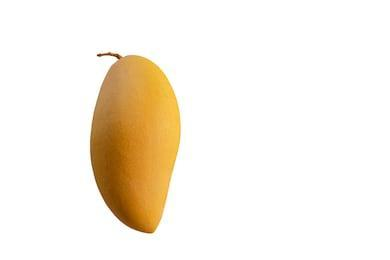
#> input picture mango.jpg, 390 x 260 px
$ jupyter execute PCD_Assignment03.ipynb
#> lines starting #> are read from the running program, lines starting #| are printed output that depends on the picture; after the words box and inside, x2 and y2 are one past the last pixel; in counts of white or black regions, pixels touching at a corner belong together
<a href="https://colab.research.google.com/github/kosmasrio0411/PCD_Assignment03/blob/main/PCD_Assignment03.ipynb" target="_parent"></a>

#Tugas 3 Pengolahan Citra Digital
##Nama: Kosmas Rio Legowo
##NIM: 23/512012/PA/21863

##1) Tujuan
Membandingkan hasil segmentasi awal (thresholding/Otsu saja) dengan hasil setelah morphological processing
(erosion, dilation, opening, closing, thinning, thickening) untuk menilai dampak pembersihan noise, perbaikan kontur,
dan keutuhan objek.

[cell 1]
import cv2
import numpy as np
import matplotlib.pyplot as plt

## 2) Otsu Thresholding
Citra biner mentah (hasil segmentasi) umumnya masih:
- Mengandung noise kecil pada latar.
- Memiliki lubang/celah di dalam objek (karena variasi intensitas).
- Kontur bergerigi atau tepi putus-putus.
- Bisa menempel antar-objek atau malah terpecah (under/over-segmentation).

[cell 2]
def otsu_threshold(img):
    pixel_counts, _ = np.histogram(img, bins=256, range=(0, 256))
    total = img.size
    current_max, threshold = 0, 0
    sum_total = np.dot(np.arange(256), pixel_counts)
    sum_foreground, weight_background = 0, 0

    for i in range(256):
        weight_background += pixel_counts[i]
        if weight_background == 0:
            continue
        weight_foreground = total - weight_background
        if weight_foreground == 0:
            break
        sum_foreground += i * pixel_counts[i]
        mean_back = sum_foreground / weight_background
        mean_fore = (sum_total - sum_foreground) / weight_foreground
        between_var = weight_background * weight_foreground * (mean_back - mean_fore) ** 2
        if between_var > current_max:
            current_max = between_var
            threshold = i
    return threshold

## 3) Morphological Processing
Menggunakan structuring element (SE) yang sesuai bentuk objek (mis. cross/square/disk) dan ukuran proporsional.

- Erosion (eroded): mengecilkan area foreground; membersihkan serabut tipis di tepi.
- Dilation (dilated): memperbesar area foreground; menutup gap kecil/putus.
- Opening (opened = erosion->dilation): menghapus noise tanpa banyak merusak bentuk utama.
- Closing (closed = dilation->erosion): menutup lubang kecil di dalam objek agar objek solid/padu.
- Thinning (thin_img): menipiskan garis -> bermanfaat untuk skeleton/analisis bentuk.
- Thickening (thick_img): mempertebal struktur tipis -> memperkuat kontur/isi objek.

[cell 3]
def pad_image(img, se, mode='edge'):
    m, n = se.shape
    py, px = m // 2, n // 2
    if mode == 'constant':
        return np.pad(img, ((py, py), (px, px)), mode='constant', constant_values=0)
    else:
        return np.pad(img, ((py, py), (px, px)), mode=mode)

def erosion(img, se, pad_mode='edge'):
    m, n = se.shape
    py, px = m // 2, n // 2
    padded = pad_image(img, se, mode=pad_mode)
    result = np.zeros_like(img)

    # indeks di 'padded' disejajarkan dengan ukuran asli
    for i in range(py, py + img.shape[0]):
        for j in range(px, px + img.shape[1]):
            region = padded[i - py:i + py + 1, j - px:j + px + 1]
            if np.all(region[se == 1] == 1):
                result[i - py, j - px] = 1
    return result

def dilation(img, se, pad_mode='edge'):
    m, n = se.shape
    py, px = m // 2, n // 2
    padded = pad_image(img, se, mode=pad_mode)
    result = np.zeros_like(img)

    for i in range(py, py + img.shape[0]):
        for j in range(px, px + img.shape[1]):
            region = padded[i - py:i + py + 1, j - px:j + px + 1]
            if np.any(region[se == 1] == 1):
                result[i - py, j - px] = 1
    return result

def opening(img, se, pad_mode='edge'):
    return dilation(erosion(img, se, pad_mode), se, pad_mode)

def closing(img, se, pad_mode='edge'):
    return erosion(dilation(img, se, pad_mode), se, pad_mode)

[cell 4]
def hit_and_miss(img, B1, B2):
    eroded1 = erosion(img, B1)
    eroded2 = erosion(1 - img, B2)
    return np.logical_and(eroded1, eroded2).astype(np.uint8)

def thinning(img, se):
    hitmiss = hit_and_miss(img, se, 1 - se)
    return np.logical_and(img, np.logical_not(hitmiss)).astype(np.uint8)

def thickening(img, se):
    hitmiss = hit_and_miss(img, se, 1 - se)
    return np.logical_or(img, hitmiss).astype(np.uint8)

## 4) Pemilihan Structuring Element (SE)
- Disk (lingkaran) → halus/isotropik; cocok objek organik (buah, sel).
- Cross → menjaga struktur ortogonal; tidak menyatukan diagonal.
- Square → agresif/cepat; efektif untuk noise besar namun bisa memperkenalkan sudut “kotak”.
- Semakin besar SE → efek makin kuat (lebih bersih) tapi risiko hilang detail meningkat.

Di bawah ini adalah eksperimen dengan SE Cross

[cell 5]
B = np.array([[0,1,0],
              [1,1,1],
              [0,1,0]], dtype=np.uint8)

[cell 6]
img = cv2.imread('mango.jpg')
#> img is the input picture: shape (260, 390, 3); mean B, G, R 229.6, 240.8, 248
gray = cv2.cvtColor(img, cv2.COLOR_BGR2GRAY)

T = otsu_threshold(gray)
#> in otsu_threshold, `pixel_counts, _ = np.histogram(img, bins=256, range=(0, 256))`: pixel_counts = 256 values, max 84645 at index 255, min 0 at index 0, mean 396.1
#> in otsu_threshold, `sum_total = np.dot(np.arange(256), pixel_counts)`: sum_total = 24504639
#> the loop in otsu_threshold, `for i in range(256):` made 256 passes
#> (weight_background, weight_foreground, sum_foreground, mean_back, mean_fore, current_max) on passes 32, 40, 45, 56, 58, 61, 62, 63, 65, 66, 67, 68: (1, 101399, 31, 31, 241.7, 4.5e+09), (2, 101398, 70, 35, 241.7, 8.66e+09), (4, 101396, 158, 39.5, 241.7, 1.66e+10), (5, 101395, 213, 42.6, 241.7, 2.01e+10), (6, 101394, 270, 45, 241.7, 2.35e+10), (7, 101393, 330, 47.14, 241.7, 2.69e+10), (8, 101392, 391, 48.88, 241.7, 3.02e+10), (9, 101391, 453, 50.33, 241.7, 3.34e+10), (11, 101389, 581, 52.82, 241.7, 3.98e+10), (14, 101386, 776, 55.43, 241.7, 4.92e+10), (16, 101384, 908, 56.75, 241.7, 5.55e+10), (18, 101382, 1042, 57.89, 241.7, 6.17e+10)
#> weight_background on passes 1 to 6: 0, 0, 0, 0, 0, 0
#> after the loop in otsu_threshold, `for i in range(256):`: current_max = 1.28e+13; sum_foreground = 2920164; threshold = 200; weight_background = 101400
#> T = 200
binary = np.where(gray >= T, 1, 0).astype(np.uint8)
#> binary: shape (260, 390); values 0 (black) and 1 (white), 87.9% white; 1 black region, box (x1, y1, x2, y2) and area: (90, 52, 180, 234) 12248
print(f"Otsu threshold = {T}")
#| Otsu threshold = 200

eroded = erosion(binary, B)
#> in pad_image, `return np.pad(img, ((py, py), (px, px)), mode=mode)`: returned value: shape (262, 392); values 0 (black) and 1 (white), 88.1% white; 1 black region, box (x1, y1, x2, y2) and area: (91, 53, 181, 235) 12248
#> after the loop in erosion, `for i in range(py, py + img.shape[0]):`: result: shape (260, 390); values 0 (black) and 1 (white), 87.4% white; 1 black region, box (x1, y1, x2, y2) and area: (89, 51, 181, 235) 12735
dilated = dilation(binary, B)
#> after the loop in dilation, `for i in range(py, py + img.shape[0]):`: result: shape (260, 390); values 0 (black) and 1 (white), 88.4% white; 3 black regions (2 under 20 px), largest, box (x1, y1, x2, y2) and area: (91, 53, 179, 233) 11721
opened = opening(binary, B)
#> call 4 of pad_image, with se = array of shape (3, 3), mode = 'edge'
#> in pad_image (call 4), `return np.pad(img, ((py, py), (px, px)), mode=mode)`:
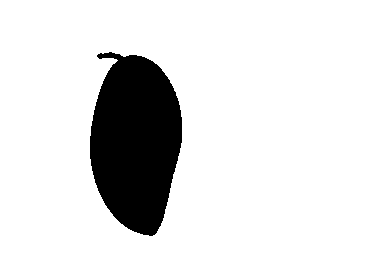
#> returned value: shape (262, 392); values 0 (black) and 1 (white), 87.6% white; 1 black region, box (x1, y1, x2, y2) and area: (90, 52, 182, 236) 12735
#> after the loop in dilation (call 2), `for i in range(py, py + img.shape[0]):`: result: shape (260, 390); values 0 (black) and 1 (white), 87.9% white; 1 black region, box (x1, y1, x2, y2) and area: (90, 52, 180, 234) 12287
closed = closing(binary, B)
#> in pad_image (call 6), `return np.pad(img, ((py, py), (px, px)), mode=mode)`: returned value: shape (262, 392); values 0 (black) and 1 (white), 88.6% white; 3 black regions (2 under 20 px), largest, box (x1, y1, x2, y2) and area: (92, 54, 180, 234) 11721
#> after the loop in erosion (call 3), `for i in range(py, py + img.shape[0]):`: result: shape (260, 390); values 0 (black) and 1 (white), 88% white; 1 black region, box (x1, y1, x2, y2) and area: (90, 52, 180, 234) 12197

thin_img = thinning(binary, B)
#> after the loop in erosion (call 5), `for i in range(py, py + img.shape[0]):`:
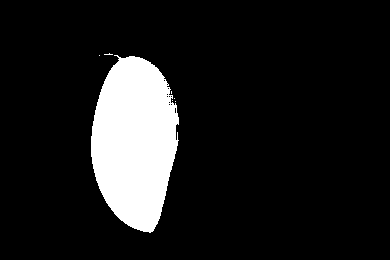
#> result: shape (260, 390); values 0 (black) and 1 (white), 11.4% white; 7 white regions (6 under 20 px), largest, box (x1, y1, x2, y2) and area: (91, 55, 179, 233) 11586
#> in hit_and_miss, `return np.logical_and(eroded1, eroded2).astype(np.uint8)`: returned value: shape (260, 390); every value is 0
thick_img = thickening(binary, B)
titles = [
    f'Grayscale (Otsu T={T})', 'Binary (Otsu)',
    'Erosion', 'Dilation', 'Opening', 'Closing',
    'Thinning', 'Thickening'
]
#> titles = ['Grayscale (Otsu T=200)', 'Binary (Otsu)', 'Erosion', 'Dilation', 'Opening', 'Closing', 'Thinning', 'Thickening']
images = [gray, binary, eroded, dilated, opened, closed, thin_img, thick_img]

plt.figure(figsize=(12, 10))
for i in range(len(images)):
    plt.subplot(4, 2, i+1)
    plt.imshow(images[i], cmap='gray')
    plt.title(titles[i])
    plt.axis('off')
#> this loop made 8 passes
plt.tight_layout()
plt.show()

[cell 7]
img = cv2.imread('durian.jpg')
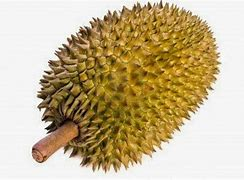
#> input picture durian.jpg, 244 x 180 px
#> img is the input picture: shape (180, 244, 3); mean B, G, R 144.2, 180.2, 197.5
gray = cv2.cvtColor(img, cv2.COLOR_BGR2GRAY)
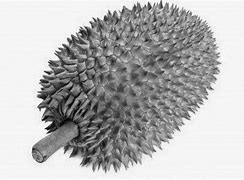
#> gray: shape (180, 244); min 1, max 255, mean 181.3

T = otsu_threshold(gray)
#> the loop in otsu_threshold (call 2), `for i in range(256):` made 256 passes
#> (weight_background, weight_foreground, sum_foreground, mean_back, mean_fore, current_max) on passes 2 to 13: (1, 43919, 1, 1, 181.3, 1.43e+09), (3, 43917, 5, 1.67, 181.3, 4.25e+09), (4, 43916, 8, 2, 181.3, 5.65e+09), (17, 43903, 60, 3.53, 181.3, 2.36e+10), (27, 43893, 110, 4.07, 181.4, 3.73e+10), (38, 43882, 176, 4.63, 181.4, 5.21e+10), (55, 43865, 295, 5.36, 181.5, 7.48e+10), (65, 43855, 375, 5.77, 181.5, 8.8e+10), (74, 43846, 456, 6.16, 181.6, 9.98e+10), (83, 43837, 546, 6.58, 181.6, 1.11e+11), (99, 43821, 722, 7.29, 181.7, 1.32e+11), (110, 43810, 854, 7.76, 181.7, 1.46e+11)
binary = np.where(gray >= T, 1, 0).astype(np.uint8)
#> binary: shape (180, 244); values 0 (black) and 1 (white), 52.6% white; 2 black regions (1 under 20 px), largest, box (x1, y1, x2, y2) and area: (32, 0, 221, 173) 20815
print(f"Otsu threshold = {T}")
#| Otsu threshold = 178

eroded = erosion(binary, B)
#> in pad_image (call 11), `return np.pad(img, ((py, py), (px, px)), mode=mode)`: returned value: shape (182, 246); values 0 (black) and 1 (white), 53.5% white; 2 black regions (1 under 20 px), largest, box (x1, y1, x2, y2) and area: (33, 0, 222, 174) 20816
#> after the loop in erosion (call 8), `for i in range(py, py + img.shape[0]):`: result: shape (180, 244); values 0 (black) and 1 (white), 48.2% white; 15 white regions (14 under 20 px), largest, box (x1, y1, x2, y2) and area: (0, 0, 244, 180) 21167
dilated = dilation(binary, B)
#> after the loop in dilation (call 4), `for i in range(py, py + img.shape[0]):`: result: shape (180, 244); values 0 (black) and 1 (white), 59.7% white; 5 black regions (4 under 20 px), largest, box (x1, y1, x2, y2) and area: (33, 4, 218, 170) 17688
opened = opening(binary, B)
#> in pad_image (call 14), `return np.pad(img, ((py, py), (px, px)), mode=mode)`: returned value: shape (182, 246); values 0 (black) and 1 (white), 49.2% white; 15 white regions (14 under 20 px), largest, box (x1, y1, x2, y2) and area: (0, 0, 246, 182) 22016
#> after the loop in dilation (call 5), `for i in range(py, py + img.shape[0]):`: result: shape (180, 244); values 0 (black) and 1 (white), 50.1% white; 1 black region, box (x1, y1, x2, y2) and area: (32, 0, 221, 173) 21912
closed = closing(binary, B)
#> in pad_image (call 16), `return np.pad(img, ((py, py), (px, px)), mode=mode)`: returned value: shape (182, 246); values 0 (black) and 1 (white), 60.5% white; 5 black regions (4 under 20 px), largest, box (x1, y1, x2, y2) and area: (34, 5, 219, 171) 17688
#> after the loop in erosion (call 10), `for i in range(py, py + img.shape[0]):`: result: shape (180, 244); values 0 (black) and 1 (white), 53.4% white; 1 black region, box (x1, y1, x2, y2) and area: (32, 3, 219, 171) 20477

thin_img = thinning(binary, B)
#> after the loop in erosion (call 12), `for i in range(py, py + img.shape[0]):`:
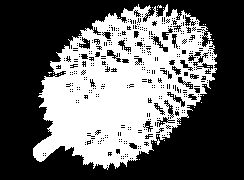
#> result: shape (180, 244); values 0 (black) and 1 (white), 39.5% white; 79 white regions (78 under 20 px), largest, box (x1, y1, x2, y2) and area: (33, 4, 217, 170) 17238
#> in hit_and_miss (call 3), `return np.logical_and(eroded1, eroded2).astype(np.uint8)`: returned value: shape (180, 244); every value is 0
thick_img = thickening(binary, B)
titles = [
    f'Grayscale (Otsu T={T})', 'Binary (Otsu)',
    'Erosion', 'Dilation', 'Opening', 'Closing',
    'Thinning', 'Thickening'
]
images = [gray, binary, eroded, dilated, opened, closed, thin_img, thick_img]

plt.figure(figsize=(12, 10))
for i in range(len(images)):
    plt.subplot(4, 2, i+1)
    plt.imshow(images[i], cmap='gray')
    plt.title(titles[i])
    plt.axis('off')
plt.tight_layout()
plt.show()

[cell 8]
img = cv2.imread('grape.jpg')
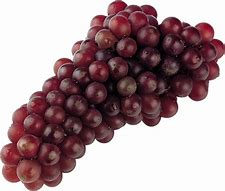
#> input picture grape.jpg, 225 x 191 px
#> img is the input picture: shape (191, 225, 3); mean B, G, R 151.3, 147.5, 170.3
gray = cv2.cvtColor(img, cv2.COLOR_BGR2GRAY)
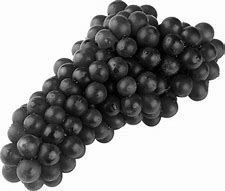
#> gray: shape (191, 225); min 0, max 255, mean 154.8

T = otsu_threshold(gray)
binary = np.where(gray >= T, 1, 0).astype(np.uint8)
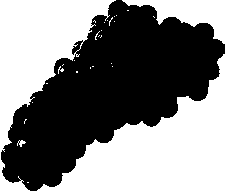
#> binary: shape (191, 225); values 0 (black) and 1 (white), 50.3% white; 1 black region, box (x1, y1, x2, y2) and area: (1, 0, 225, 191) 21362
print(f"Otsu threshold = {T}")
#| Otsu threshold = 154

eroded = erosion(binary, B)
#> in pad_image (call 21), `return np.pad(img, ((py, py), (px, px)), mode=mode)`: returned value: shape (193, 227); values 0 (black) and 1 (white), 51.2% white; 1 black region, box (x1, y1, x2, y2) and area: (2, 0, 227, 193) 21385
#> after the loop in erosion (call 15), `for i in range(py, py + img.shape[0]):`: result: shape (191, 225); values 0 (black) and 1 (white), 48.3% white; 6 white regions (2 under 20 px), largest, box (x1, y1, x2, y2) and area: (38, 55, 225, 191) 11022, (0, 0, 114, 152) 7682, (123, 0, 225, 43) 1780, (0, 160, 28, 191) 271
dilated = dilation(binary, B)
#> after the loop in dilation (call 7), `for i in range(py, py + img.shape[0]):`: result: shape (191, 225); values 0 (black) and 1 (white), 52.6% white; 4 black regions (2 under 20 px), largest, box (x1, y1, x2, y2) and area: (2, 0, 225, 191) 20342, (73, 42, 81, 53) 27
opened = opening(binary, B)
#> in pad_image (call 24), `return np.pad(img, ((py, py), (px, px)), mode=mode)`: returned value: shape (193, 227); values 0 (black) and 1 (white), 49.2% white; 6 white regions (2 under 20 px), largest, box (x1, y1, x2, y2) and area: (39, 56, 227, 193) 11346, (0, 0, 115, 153) 7949, (124, 0, 227, 44) 1926, (0, 161, 29, 193) 331
#> after the loop in dilation (call 8), `for i in range(py, py + img.shape[0]):`: result: shape (191, 225); values 0 (black) and 1 (white), 49.9% white; 6 white regions (1 under 20 px), largest, box (x1, y1, x2, y2) and area: (37, 54, 225, 191) 11284, (0, 0, 115, 153) 7889, (122, 0, 225, 44) 1907, (0, 159, 29, 191) 316, (19, 140, 26, 146) 23
closed = closing(binary, B)
#> in pad_image (call 26), `return np.pad(img, ((py, py), (px, px)), mode=mode)`: returned value: shape (193, 227); values 0 (black) and 1 (white), 53.5% white; 4 black regions (2 under 20 px), largest, box (x1, y1, x2, y2) and area: (3, 0, 227, 193) 20359, (74, 43, 82, 54) 27
#> after the loop in erosion (call 17), `for i in range(py, py + img.shape[0]):`: result: shape (191, 225); values 0 (black) and 1 (white), 50.5% white; 1 black region, box (x1, y1, x2, y2) and area: (1, 0, 225, 191) 21292

thin_img = thinning(binary, B)
#> after the loop in erosion (call 19), `for i in range(py, py + img.shape[0]):`:
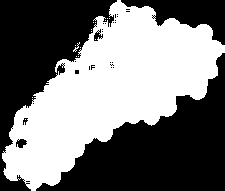
#> result: shape (191, 225); values 0 (black) and 1 (white), 46.8% white; 16 white regions (15 under 20 px), largest, box (x1, y1, x2, y2) and area: (2, 0, 225, 191) 20076
#> in hit_and_miss (call 5), `return np.logical_and(eroded1, eroded2).astype(np.uint8)`: returned value: shape (191, 225); every value is 0
thick_img = thickening(binary, B)

titles = [
    f'Grayscale (Otsu T={T})', 'Binary (Otsu)',
    'Erosion', 'Dilation', 'Opening', 'Closing',
    'Thinning', 'Thickening'
]
images = [gray, binary, eroded, dilated, opened, closed, thin_img, thick_img]

plt.figure(figsize=(12, 10))
for i in range(len(images)):
    plt.subplot(4, 2, i+1)
    plt.imshow(images[i], cmap='gray')
    plt.title(titles[i])
    plt.axis('off')
plt.tight_layout()
plt.show()

##5) Eksperimen dengan SE lain
Di bawah ini adalah eksperimen dengan SE Disk

[cell 9]
# contoh SE disk radius 3
def circular_se(r):
    y, x = np.ogrid[-r:r+1, -r:r+1]
    return ((x*x + y*y) <= r*r).astype(np.uint8)

B = circular_se(3)

[cell 10]
img = cv2.imread('mango.jpg')
gray = cv2.cvtColor(img, cv2.COLOR_BGR2GRAY)

T = otsu_threshold(gray)
binary = np.where(gray >= T, 1, 0).astype(np.uint8)
print(f"Otsu threshold = {T}")
#| Otsu threshold = 200

eroded = erosion(binary, B)
#> in pad_image (call 31), `return np.pad(img, ((py, py), (px, px)), mode=mode)`: returned value: shape (266, 396); values 0 (black) and 1 (white), 88.4% white; 1 black region, box (x1, y1, x2, y2) and area: (93, 55, 183, 237) 12248
#> after the loop in erosion (call 22), `for i in range(py, py + img.shape[0]):`: result: shape (260, 390); values 0 (black) and 1 (white), 86.5% white; 1 black region, box (x1, y1, x2, y2) and area: (87, 49, 183, 237) 13682
dilated = dilation(binary, B)
#> after the loop in dilation (call 10), `for i in range(py, py + img.shape[0]):`:
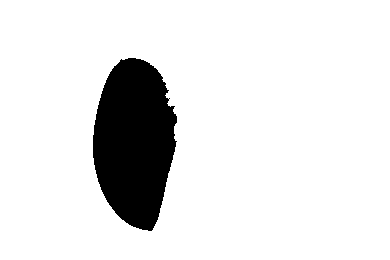
#> result: shape (260, 390); values 0 (black) and 1 (white), 89.3% white; 1 black region, box (x1, y1, x2, y2) and area: (93, 58, 177, 231) 10822
opened = opening(binary, B)
closed = closing(binary, B)

thin_img = thinning(binary, B)
thick_img = thickening(binary, B)
titles = [
    f'Grayscale (Otsu T={T})', 'Binary (Otsu)',
    'Erosion', 'Dilation', 'Opening', 'Closing',
    'Thinning', 'Thickening'
]
images = [gray, binary, eroded, dilated, opened, closed, thin_img, thick_img]

plt.figure(figsize=(12, 10))
for i in range(len(images)):
    plt.subplot(4, 2, i+1)
    plt.imshow(images[i], cmap='gray')
    plt.title(titles[i])
    plt.axis('off')
plt.tight_layout()
plt.show()

[cell 11]
img = cv2.imread('durian.jpg')
gray = cv2.cvtColor(img, cv2.COLOR_BGR2GRAY)

T = otsu_threshold(gray)
binary = np.where(gray >= T, 1, 0).astype(np.uint8)
print(f"Otsu threshold = {T}")
#| Otsu threshold = 178

eroded = erosion(binary, B)
dilated = dilation(binary, B)
opened = opening(binary, B)
closed = closing(binary, B)

thin_img = thinning(binary, B)
thick_img = thickening(binary, B)
titles = [
    f'Grayscale (Otsu T={T})', 'Binary (Otsu)',
    'Erosion', 'Dilation', 'Opening', 'Closing',
    'Thinning', 'Thickening'
]
images = [gray, binary, eroded, dilated, opened, closed, thin_img, thick_img]

plt.figure(figsize=(12, 10))
for i in range(len(images)):
    plt.subplot(4, 2, i+1)
    plt.imshow(images[i], cmap='gray')
    plt.title(titles[i])
    plt.axis('off')
plt.tight_layout()
plt.show()

[cell 12]
img = cv2.imread('grape.jpg')
gray = cv2.cvtColor(img, cv2.COLOR_BGR2GRAY)

T = otsu_threshold(gray)
binary = np.where(gray >= T, 1, 0).astype(np.uint8)
print(f"Otsu threshold = {T}")
#| Otsu threshold = 154

eroded = erosion(binary, B)
dilated = dilation(binary, B)
opened = opening(binary, B)
closed = closing(binary, B)

thin_img = thinning(binary, B)
thick_img = thickening(binary, B)

titles = [
    f'Grayscale (Otsu T={T})', 'Binary (Otsu)',
    'Erosion', 'Dilation', 'Opening', 'Closing',
    'Thinning', 'Thickening'
]
images = [gray, binary, eroded, dilated, opened, closed, thin_img, thick_img]

plt.figure(figsize=(12, 10))
for i in range(len(images)):
    plt.subplot(4, 2, i+1)
    plt.imshow(images[i], cmap='gray')
    plt.title(titles[i])
    plt.axis('off')
plt.tight_layout()
plt.show()
